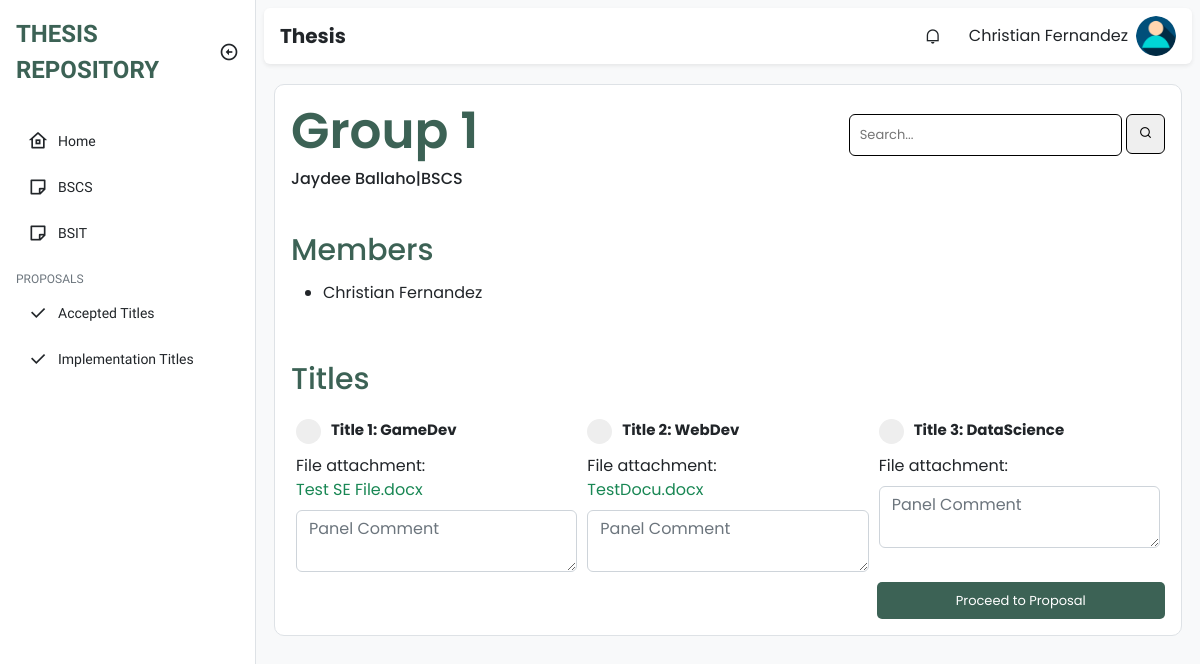
The page /panel/thesis.php?groupnum=48&course=BSCS (signed in) on the database its author committed.
### tables this page shows
CREATE TABLE `groups` (
  `id` int(11) NOT NULL,
  `group_number` int(11) NOT NULL,
  `curriculum` varchar(255) NOT NULL,
  `adviser_id` int(11) NOT NULL
);

CREATE TABLE `faculty` (
  `id` int(11) NOT NULL,
  `firstname` varchar(255) NOT NULL,
  `middle_name` varchar(100) NOT NULL,
  `lastname` varchar(255) NOT NULL,
  `email` varchar(100) NOT NULL,
  `username` varchar(255) NOT NULL,
  `password` varchar(100) NOT NULL,
  `department` varchar(100) NOT NULL,
  `type` varchar(100) NOT NULL,
  `created_at` timestamp NOT NULL DEFAULT current_timestamp(),
  `updated_at` timestamp NOT NULL DEFAULT current_timestamp() ON UPDATE current_timestamp()
);

CREATE TABLE `student` (
  `id` int(11) NOT NULL,
  `firstname` varchar(255) NOT NULL,
  `middle_name` varchar(255) NOT NULL,
  `lastname` varchar(255) NOT NULL,
  `username` varchar(255) NOT NULL,
  `email` varchar(100) NOT NULL,
  `password` varchar(255) NOT NULL,
  `type` varchar(100) NOT NULL,
  `course` varchar(100) NOT NULL,
  `year_and_section` varchar(20) NOT NULL,
  `sem` varchar(100) NOT NULL,
  `school_year` varchar(50) NOT NULL,
  `your_adviser` varchar(100) NOT NULL,
  `your_group` int(10) NOT NULL,
  `created_at` timestamp NOT NULL DEFAULT current_timestamp(),
  `updated_at` timestamp NOT NULL DEFAULT current_timestamp() ON UPDATE current_timestamp()
);

CREATE TABLE `group_titles` (
  `id` int(11) NOT NULL,
  `group_id` int(11) NOT NULL,
  `group_number` int(11) NOT NULL,
  `title_number` int(11) NOT NULL,
  `title` varchar(255) DEFAULT NULL,
  `file` varchar(255) DEFAULT NULL,
  `file_upload_date` date DEFAULT NULL,
  `adviser_file` varchar(255) DEFAULT NULL,
  `comment` varchar(255) DEFAULT NULL,
  `panel_comment` varchar(255) DEFAULT NULL,
  `is_locked` tinyint(1) NOT NULL DEFAULT 0,
  `status` varchar(255) NOT NULL DEFAULT 'Pending'
);

### class/student.class.php (called while the page is built, shortened)
<?php
class Student{
    protected $db;
    function __construct()
    {
        $this->db = new Database();
    }
            ?>
            <?php
    function show_group($group_id){
        $sql = "SELECT * FROM group_titles WHERE group_id = :groupid";
        $query=$this->db->connect()->prepare($sql);
        $query->bindParam(':groupid', $group_id);
        if($query->execute()){
            $data2 = $query->fetchAll();
        }
        return $data2;
    }
    function show_group_info($group_id){
        $sql = "SELECT * FROM groups WHERE id = :groupid;";
        $query=$this->db->connect()->prepare($sql);
        $query->bindParam(':groupid', $group_id);
        if($query->execute()){
            $data = $query->fetchAll();
        }
        return $data;
    }
    function show_group_members($groupnum, $curriculum){
        $sql = "SELECT * FROM student WHERE your_group=:groupnum AND course=:curriculum";
        $query=$this->db->connect()->prepare($sql);
        $query->bindParam(':groupnum', $groupnum);
        $query->bindParam(':curriculum', $curriculum);
        if($query->execute()){
            $data = $query->fetchAll();
        }
        return $data;
    }
    function get_adviser($adviser_id){
        $sql = "SELECT * FROM faculty WHERE id=:adviser_id";
        $query=$this->db->connect()->prepare($sql);
        $query->bindParam(':adviser_id', $adviser_id);
        if($query->execute()){
            $data = $query->fetchAll();
        }
        return $data;
    }
}
?>

### class/database.sample.php (called while the page is built)
<?php
class Database{
    private $host = 'localhost';
    private $username = 'root';
    private $password = '';
    private $database = 'tams';
    protected $connection;
    function connect(){
        try
			{
				$this->connection = new PDO("mysql:host=$this->host;dbname=$this->database",
											$this->username, $this->password);
			}
			catch (PDOException $e)
			{
				echo "Connection error " . $e->getMessage();
			}
        return $this->connection;
    }
}
?>

### panel/thesis.php (the view, shortened to what this page needs)
<!DOCTYPE html>
<html lang="en">
  <head>
    <link
      href="https://cdn.jsdelivr.net/npm/remixicon@2.5.0/fonts/remixicon.css"
      rel="stylesheet"
    />
    <link rel="stylesheet" href="https://cdn.datatables.net/1.13.1/css/dataTables.bootstrap5.min.css">
    <link rel="stylesheet" href="https://cdn.datatables.net/responsive/2.4.0/css/responsive.bootstrap.min.css">
    <link rel="stylesheet" href="../assets/css/bootstrap.min.css" />
    <link rel="stylesheet" href="../assets/css/style.css" />
  </head>
  <body>
    <div class="sidebar position-fixed top-0 bottom-0 bg-white border-end">
      <div class="d-flex align-items-center p-3">
        <a
          href="#"
          class="sidebar-logo text-uppercase fw-bold text-decoration-none text-indigo fs-4"
          >Thesis Repository</a
        >
        <i
          class="sidebar-toggle ri-arrow-left-circle-line ms-auto fs-5 d-none d-md-block"
        ></i>
      </div>
      <ul class="sidebar-menu p-3 m-0 mb-0">
        <li class="sidebar-menu-item ">
          <a href="home.php ">
            <i class="ri-home-8-line sidebar-menu-item-icon"></i>
            Home
          </a>
        </li>
        <li class="sidebar-menu-item">
            <a href="bscs.php">
              <i class="ri-sticky-note-line sidebar-menu-item-icon"></i>
              BSCS
            </a>
          </li>
          <li class="sidebar-menu-item">
            <a href="bsit.php">
                <i class="ri-sticky-note-line sidebar-menu-item-icon"></i>
                BSIT
            </a>
          </li>
          <li class="sidebar-menu-divider mt-3 mb-1 text-uppercase">Proposals</li>
          <li class="sidebar-menu-item ">
            <a href="accepted_titles.php">
                <i class="ri-check-fill sidebar-menu-item-icon"></i>
                Accepted Titles
            </a>
          </li>
          <li class="sidebar-menu-item ">
            <a href="implementation_titles.php">
                <i class="ri-check-fill sidebar-menu-item-icon"></i>
                Implementation Titles
            </a>
          </li>
      </ul>
    </div>
    <main class="bg-light">
      <div class="p-2">
        <nav class="px-3 py-2 bg-white rounded shadow-sm">
          <h5 class="fw-bold mb-0 me-auto">Thesis</h5>
          <div class="dropdown me-3 d-none d-sm-block">
            <div
              class="cursor-pointer dropdown-toggle navbar-link"
              data-bs-toggle="dropdown"
              aria-expanded="false"
            >
              <i class="ri-notification-line"></i>
            </div>
          </div>
          <div class="dropdown">
            <div
              class="d-flex align-items-center cursor-pointer dropdown-toggle"
              data-bs-toggle="dropdown"
              aria-expanded="false"
            >
              <span class="me-2 d-none d-sm-block"><?php echo $_SESSION['fullname'] ?></span>
              <img
                class="navbar-profile-image"
                src="../img/u-icon.png"
                alt="Image"
              />
            </div>
          </div>
          </nav>
          <?php
          require_once '../class/student.class.php';
          $student = new Student();
          ?>
          <div class="py-4">
              <div class="main-content border">
                  <div class="head-number p-3">
                      <div class="head-searchbar d-flex align-items-center justify-content-between">
                        <h2>Group <?php foreach ($student->show_group_info($_GET['groupnum']) as $groupNum) echo $groupNum['group_number'] ?></h2>
                        <div class="search-container ml-auto">
                          <form method="GET">
                            <input type="text" name="search" placeholder="Search..." id="search-record">
                            <button type="submit" id="search-icon"><i class="ri-search-line"></i></i></button>
                          </form>
                        </div>
                      </div>
                      <div class="sub d-flex">
                        <h6>
                          <?php
                          foreach($student->show_group_info($_GET["groupnum"]) as $group){
                            foreach($student->get_adviser($group["adviser_id"]) as $adviser){
                              echo $adviser["firstname"] . " " . $adviser["lastname"];
                            }
                          }
                          ?>
                        </h6>
                        <h6> | </h6>
                        <h6> <?php echo $_GET["course"] ?> </h6>
                      </div>
                  </div>
                  <div class="members p-3">
                      <span>Members</span>
                      <div class="list-mem pt-2">
                        <ul>
                          <?php
                            foreach($student->show_group_members($_GET["groupnum"], $_GET["course"]) as $member){
                          ?>
                              <li class="pb-1"><?php echo $member["firstname"] . " " . $member["lastname"] ?></li>
                          <?php
                            }
                          ?>
                        </ul>
                      </div>
                  </div>
            <div class="titles-up p-3">
              <span>Titles</span>
            <div class="panel-comment mt-2">
              <form action="to_proposal.php" method="POST">
                <div class="panel-cont">
                <?php
                foreach ($student->show_group($_GET['groupnum']) as $value) {
                ?>
                  <div class="radio-cont mt-2">
                    <label class="container-radio label-radio fw-bold">Title <?php echo $value["title_number"] ?>: <?php echo $value["title"] ?>
                      <span class="checkmark"></span>
                    </label>
                    <br>File attachment: </br><a href="thesis.php?file=<?php echo $value["file"] ?>"><?php echo $value["file"] ?></a>
                    <textarea class="form-control mt-2" name="comment[]" placeholder="Panel Comment"></textarea>
                  </div>
                <?php
                }
                ?>
                </div>
                <div class="submit-cont">
                  <input class="panel-submit" type="submit" name="submit" id="submit" value="Proceed to Proposal">
                </div>
              </form>
            </div>
          </div>
        </div>
          </div>
        </div>
    </main>
  </body>
</html>

### rows shown on the page
groups: group_number "1"
faculty: firstname "Jaydee", lastname "Ballaho"
student: firstname "Christian", lastname "Fernandez"
group_titles: title_number "1", title "GameDev", file "Test SE File.docx"
group_titles: title_number "2", title "WebDev", file "TestDocu.docx"
group_titles: title_number "3", title "DataScience"

### other values the page prints
$_SESSION['fullname'] "Christian Fernandez"
$_GET["course"] "BSCS"
